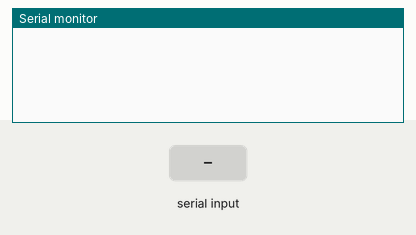
This sketch was run on a simulated ESP32. Shown: the last lines printed to the serial monitor. The test bench sets the inputs (shaded band). Nothing arrives over Bluetooth unless stated.

Above: at 1.2 s.
1.3 s: "1\n" received over Serial
At 2.5 s:
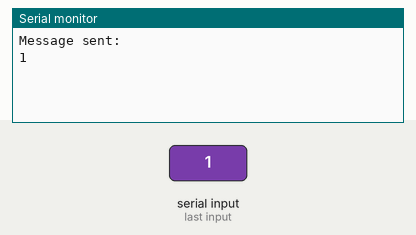
2.8 s: "1\n" received over the second serial link
At 3.6 s:
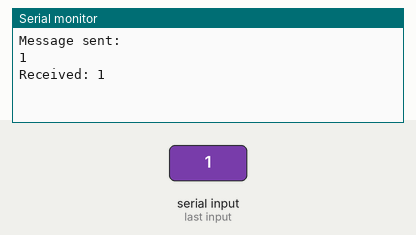
4.3 s: "0\n" received over Serial
At 4.8 s:
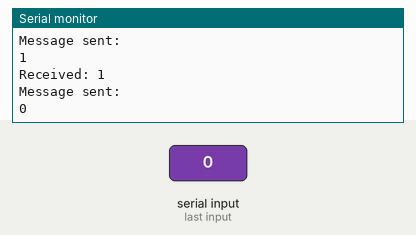
5.8 s: "0\n" received over the second serial link
At 7.1 s:
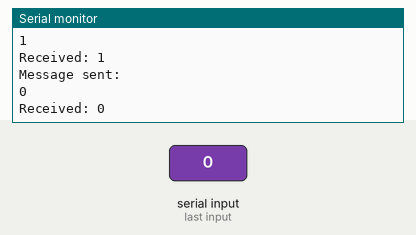

Measured:
- after the input at 1.3 s, the serial monitor: prints a new line at once (image 1)
- after the input at 2.8 s, the serial monitor: prints a new line at once (image 2)
- after the input at 4.3 s, the serial monitor: prints a new line at once (image 3)
- after the input at 5.8 s, the serial monitor: prints a new line at once (image 4)

The sketch:

ESP32_BT_Serial_Comms_Sender.ino
```cpp
#include <BluetoothSerial.h>

BluetoothSerial SerialBT;

const char* deviceName = "ESP32Sender"; // Set your device name here
const int maxMessageLength = 100; // Maximum length of a message

void setup() {
  Serial.begin(115200);
  SerialBT.begin(deviceName);

  while (!SerialBT.connected()) {
    delay(1000);
    Serial.println("Waiting for a connection...");
  }
}

void loop() {
  // Read user input from Serial Monitor and send it
  if (Serial.available()) {
    char outgoingMessage[maxMessageLength];
    int messageLength = Serial.readBytesUntil('\n', outgoingMessage, maxMessageLength - 1);
    outgoingMessage[messageLength] = '\0'; // Null-terminate the message
    SerialBT.print(outgoingMessage);
    Serial.println("Message sent: ");
    Serial.println(outgoingMessage);
  }

  // Check for incoming messages
  if (SerialBT.available()) {
    char incomingMessage[maxMessageLength];
    int messageLength = SerialBT.readBytesUntil('\n', incomingMessage, maxMessageLength - 1);
    incomingMessage[messageLength] = '\0'; // Null-terminate the message
    Serial.print("Received: ");
    Serial.println(incomingMessage);

    // You can add your message processing logic here
  }
}
```
